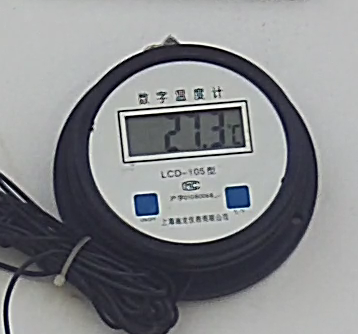
//> input picture HOG+SVM自定义对象检测/elec_watch/test/box_04.bmp, 358 x 334 px, given in place of the camera
$ ./demo   (built with g++ and OpenCV 4)
//> lines starting //> are read from the running program, lines starting //| are printed output that depends on the picture; after the words box and inside, x2 and y2 are one past the last pixel; in counts of white or black regions, pixels touching at a corner belong together
#include<stdlib.h>
#include<opencv2/opencv.hpp>
#include<string>
using namespace std;
using namespace cv;

int main()
{
	/***********************CamShift（Continuously Adaptive MeanShift）算法***********************/
	 VideoCapture capture;
	//capture.open("D:\\opencv_c++\\opencv_tutorial\\data\\images\\balltest.mp4");
	capture.open(0);
	if (!capture.isOpened())
	{
		return 0;
	}
	//提取第一帧图像中ROI区域并将其转化为HSV图像
	Mat first_image, first_hsv, roi_image, roi_hsv;
	capture.read(first_image);
//> first_image is the input picture: 334 rows x 358 cols, CV_8UC3; mean B, G, R 138.7, 136, 134.2
	//鼠标左键选择ROI区域，空格键选定
	Rect roi_rect = selectROI("first_image", first_image, false, false);
//> the box from (89, 83) to (268, 250) is selected with the mouse
//> roi_rect = Rect(89, 83, 179, 167)
	roi_image = first_image(roi_rect).clone();
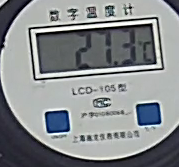
//> roi_image: 167 rows x 179 cols, CV_8UC3; mean B, G, R 141.4, 139, 135
	cvtColor(roi_image, roi_hsv, COLOR_BGR2HSV);
//> roi_hsv: 167 rows x 179 cols, CV_8UC3; mean H, S, V 82.2, 24.6, 143.1
	//计算ROI图像的直方图
	Mat roi_hist;
	int dims = 2;
	int channels[2] = { 0,1 };
	int histSize[2] = { 180,255 };
	float ranges_h[2] = { 0,180 };
	float ranges_s[2] = { 0,255 };
	const float* histRanges[2] = { ranges_h, ranges_s };
	calcHist(&roi_hsv, 1, channels, Mat(), roi_hist, dims, histSize, histRanges);
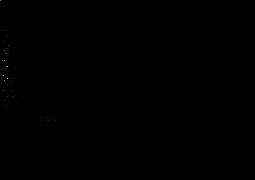
//> roi_hist: 180 rows x 255 cols, CV_32FC1; min 0, max 1666, mean 0.6; drawn with min black and max white
	normalize(roi_hist, roi_hist, 0, 255, NORM_MINMAX);
//> roi_hist: 180 rows x 255 cols, CV_32FC1; 5.81% of pixels changed, all inside (x1, y1, x2, y2) = (0, 0, 253, 172)

	Mat frame, frame_hsv;
	vector<Point2f> centers;
	while (capture.read(frame))
	{
		flip(frame, frame, 1);
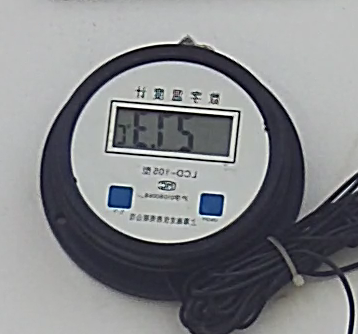
//> frame: 334 rows x 358 cols, CV_8UC3; mean B, G, R 138.7, 136, 134.2
		cvtColor(frame, frame_hsv, COLOR_BGR2HSV);
//> frame_hsv: 334 rows x 358 cols, CV_8UC3; mean H, S, V 79.8, 21.6, 139.8
		//对每一帧图像进行反向投影
		Mat backProject;
		calcBackProject(&frame_hsv, 1, channels, roi_hist, backProject, histRanges);
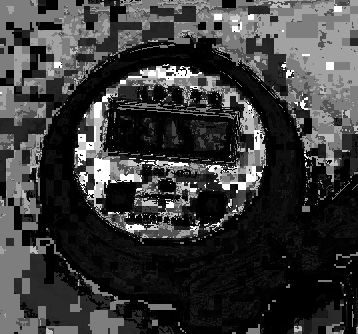
//> backProject: 334 rows x 358 cols, CV_8UC1; min 0, max 255, mean 59
		//进行CamShift算法，不断更新目标窗口位置；返回值为一个包含位置和角度的旋转矩形
		RotatedRect new_rect = CamShift(backProject, roi_rect, TermCriteria(TermCriteria::COUNT | TermCriteria::EPS, 10, 1));
//> roi_rect = Rect(56, 65, 180, 157); new_rect = centre (146, 143.5), size (199.7, 229.5), angle 129.2
		// //参数probImage：输入的概率分布图像，也就是反向投影图像；
		//	//参数window：目标位置的初始窗口；
		//	//参数criteria：迁移终止条件；TermCriteria::EPS为迁移距离小于阈值时停止迁移，TermCriteria::COUNT为迁移迭代次数达到设定的最大值时停止迁移，可以两者同时使用；
		ellipse(frame, new_rect, Scalar(0, 255, 0), 1, 8);			//绘制目标区域位置
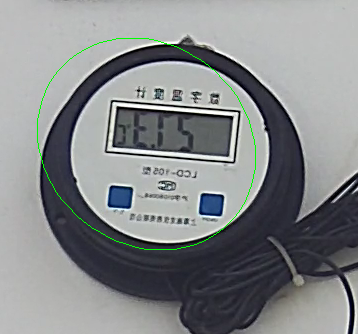
//> frame: 334 rows x 358 cols, CV_8UC3; 0.51% of pixels changed, all inside (x1, y1, x2, y2) = (37, 38, 256, 250)

		//获取当前目标中心坐标，并存入点集中；不绘制完整目标移动轨迹，如果点集中的点数量达到规定个数，就清空点集；也就是每次只绘制最近的移动轨迹
		Point2f center = new_rect.center;
//> center = Point(146, 143.5)
		if (centers.size() % 20 == 0)
		{
			centers.clear();
		}
		centers.push_back(center);
//> centers = 1 Point (x, y): [146, 143.5]

		if (centers.size() > 2)		//只有当目标出现移动时，也就是目标中心坐标至少有两个点时才进行绘制
		{
			for (size_t k = 1; k < centers.size(); k++)
			{
				float  flag = float(k) / float(centers.size());			//标记当前点位于当前绘制的轨迹中的位置
				//通过标记位置的不同，来绘制不同粗细的曲线，从而使绘制出的轨迹曲线有逐渐消失的效果，类似于彗星尾巴
				if (flag < 0.2)
				{
					line(frame, centers[k - 1], centers[k], Scalar(0, 255, 0), 1, LINE_AA, 0);
				}
				else if(flag >= 0.2 && flag <= 0.4)
				{
					line(frame, centers[k - 1], centers[k], Scalar(0, 255, 0), 2, LINE_AA, 0);
				}
				else if (flag >= 0.4 && flag <= 0.6)
				{
					line(frame, centers[k - 1], centers[k], Scalar(0, 255, 0), 3, LINE_AA, 0);
				}
				else if(flag >= 0.6 && flag <= 0.8)
				{
					line(frame, centers[k - 1], centers[k], Scalar(0, 255, 0), 4, LINE_AA, 0);
				}
				else if (flag >= 0.8 && flag <= 1)
				{
					line(frame, centers[k - 1], centers[k], Scalar(0, 255, 0), 5, LINE_AA, 0);
				}
			}
		}
		imshow("frame", frame);

		char ch = waitKey(20);
//> the Esc key is pressed
		if (ch == 27)
		{
			break;
		}

	}
	capture.release();


	waitKey(0);
	return 0;
}

$ run again, on HOG+SVM自定义对象检测/elec_watch/test/scene_01.jpg
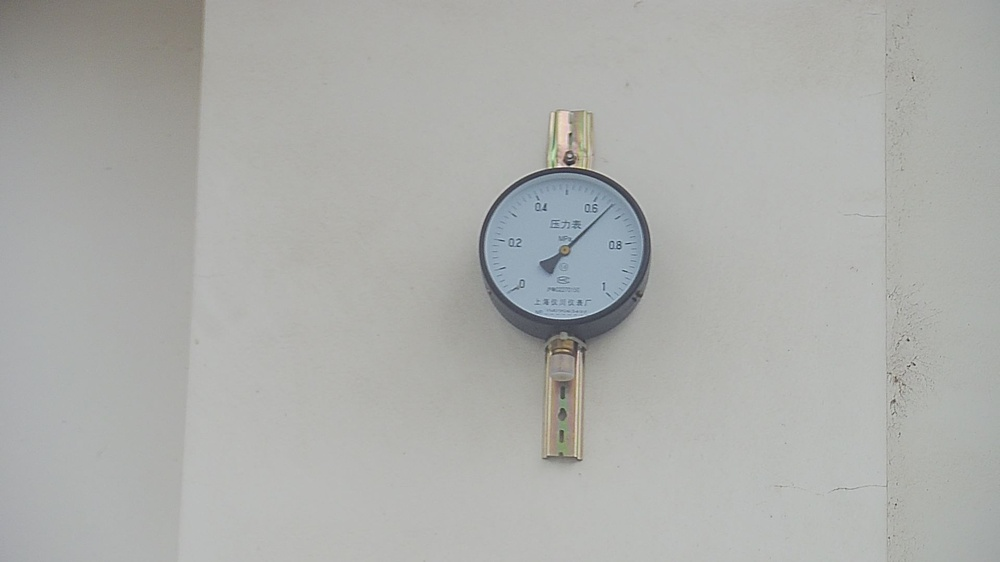
//> input picture HOG+SVM自定义对象检测/elec_watch/test/scene_01.jpg, 1000 x 562 px, shrunk from 1920 x 1080 before the run, given in place of the camera
//> first_image is the input picture: 562 rows x 1000 cols, CV_8UC3; mean B, G, R 171.2, 174, 172.8
//> `Rect roi_rect = selectROI("first_image", first_image, false, false);`: roi_rect = Rect(250, 140, 500, 281)
//> roi_hsv: 281 rows x 500 cols, CV_8UC3; mean H, S, V 45.6, 13.8, 171.6
//> frame_hsv: 562 rows x 1000 cols, CV_8UC3; mean H, S, V 43, 7.8, 175
//> `calcBackProject(&frame_hsv, 1, channels, roi_hist, backProject, histRa..`:
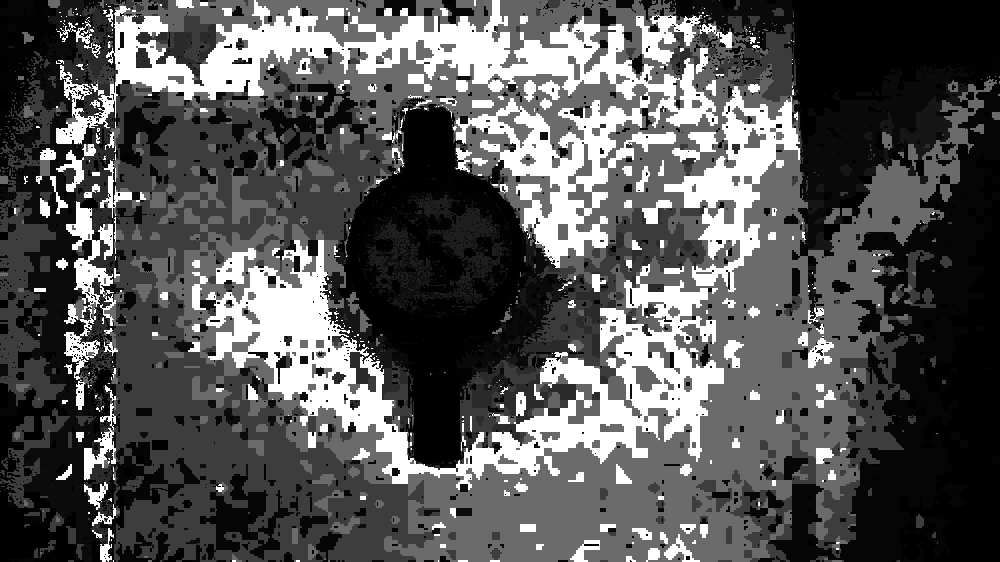
//> backProject: 562 rows x 1000 cols, CV_8UC1; min 0, max 255, mean 86.9
//> `RotatedRect new_rect = CamShift(backProject, roi_rect, TermCriteria(Te..`: roi_rect = Rect(460, 112, 443, 372); new_rect = centre (681.5, 298), size (370.4, 440.9), angle 87.7
//> `ellipse(frame, new_rect, Scalar(0, 255, 0), 1, 8);`:
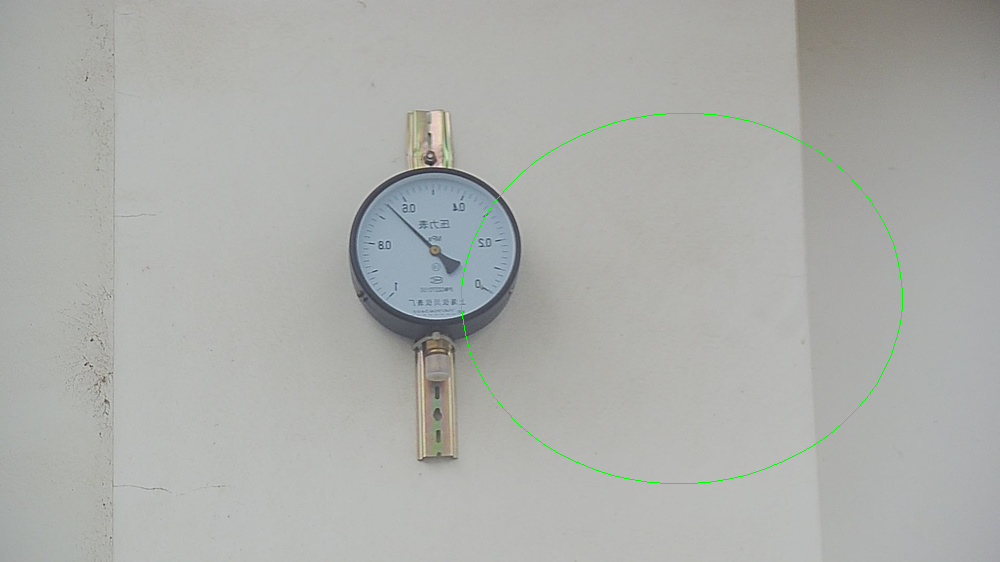
//> frame: 562 rows x 1000 cols, CV_8UC3; mean B, G, R 170.8, 174.2, 172.5
//> center = Point(681.5, 298)
//> centers = 1 Point (x, y): [681.5, 298]

$ run again, on HOG+SVM自定义对象检测/elec_watch/test/scene_02.jpg
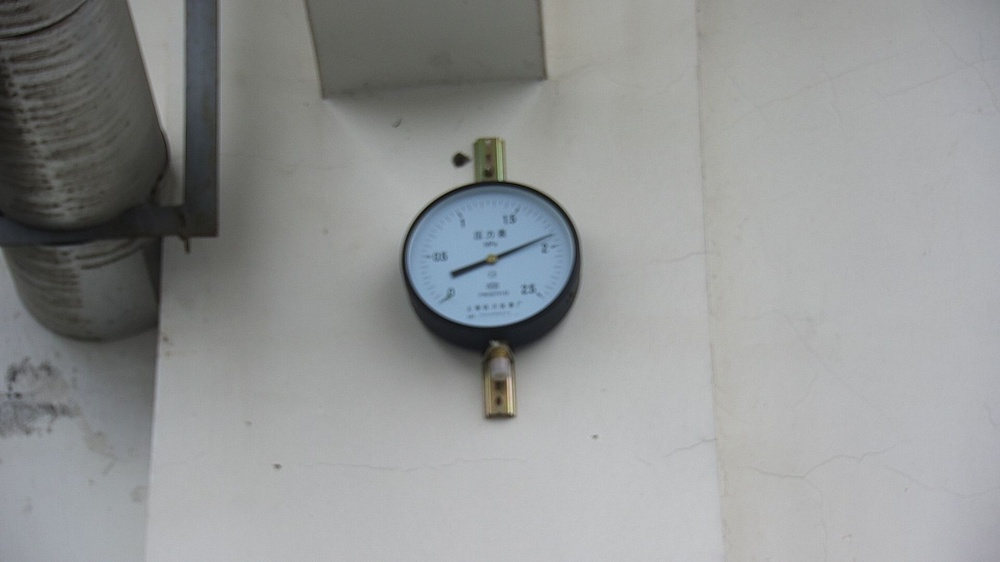
//> input picture HOG+SVM自定义对象检测/elec_watch/test/scene_02.jpg, 1000 x 562 px, shrunk from 1920 x 1080 before the run, given in place of the camera
//> first_image is the input picture: 562 rows x 1000 cols, CV_8UC3; mean B, G, R 148.8, 148.9, 146.9
//> `Rect roi_rect = selectROI("first_image", first_image, false, false);`: roi_rect = Rect(250, 140, 500, 281)
//> roi_hsv: 281 rows x 500 cols, CV_8UC3; mean H, S, V 57.2, 17, 156.1
//> frame_hsv: 562 rows x 1000 cols, CV_8UC3; mean H, S, V 67.8, 10.6, 150.9
//> `calcBackProject(&frame_hsv, 1, channels, roi_hist, backProject, histRa..`:
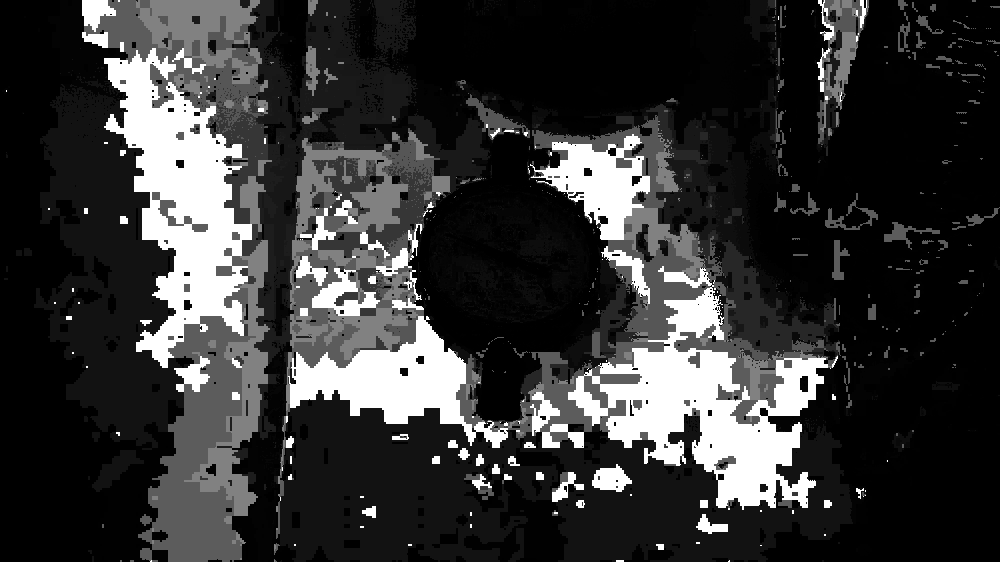
//> backProject: 562 rows x 1000 cols, CV_8UC1; min 0, max 255, mean 53.7
//> `RotatedRect new_rect = CamShift(backProject, roi_rect, TermCriteria(Te..`: roi_rect = Rect(322, 262, 571, 258); new_rect = centre (607.5, 391), size (257.8, 572.9), angle 96.9
//> `ellipse(frame, new_rect, Scalar(0, 255, 0), 1, 8);`:
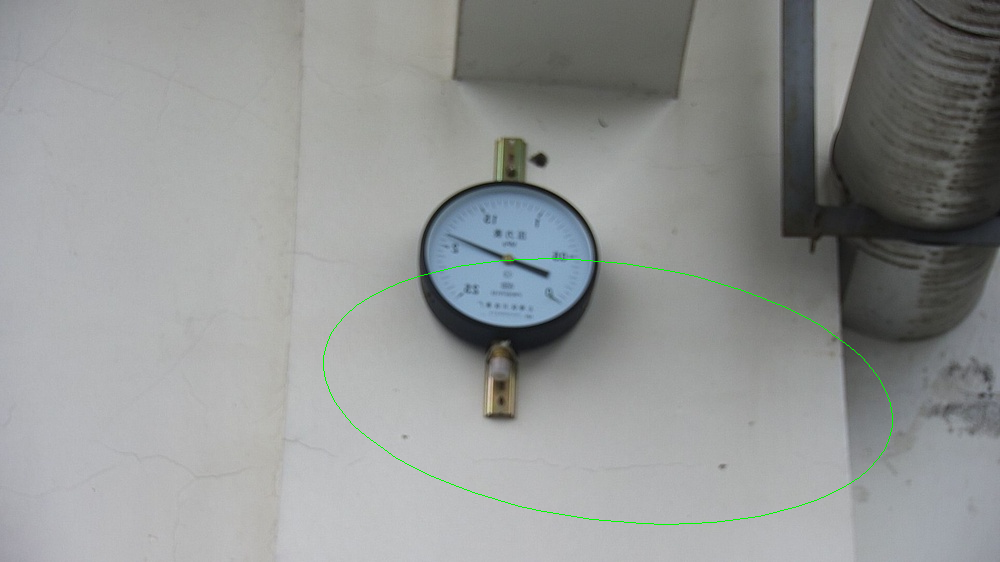
//> frame: 562 rows x 1000 cols, CV_8UC3; mean B, G, R 148.4, 149.1, 146.6
//> center = Point(607.5, 391)
//> centers = 1 Point (x, y): [607.5, 391]
